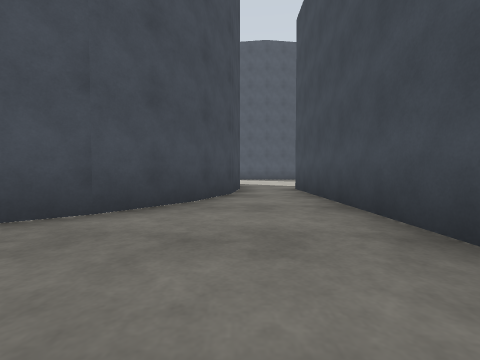
View 1 (above)

24 first-person views from a walk through a robot-simulator world made for Gazebo. The camera is 0.94 m above the floor, tilts 2° down and sees 90° across. The floor is counted in squares, 2 m on a side. Each view is taken from the middle of a square. On the plan, view 1 faces up. The plan holds only what a view shows up to about 9 squares ahead; the rest is blank. The place goes on beyond the plan.

View 2
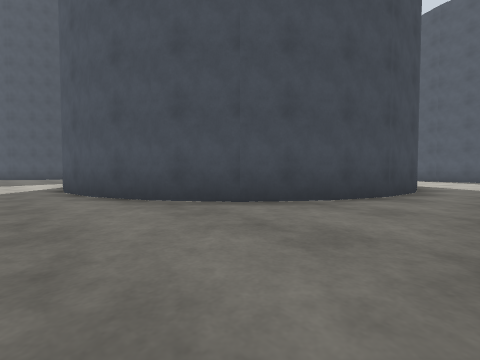

View 3
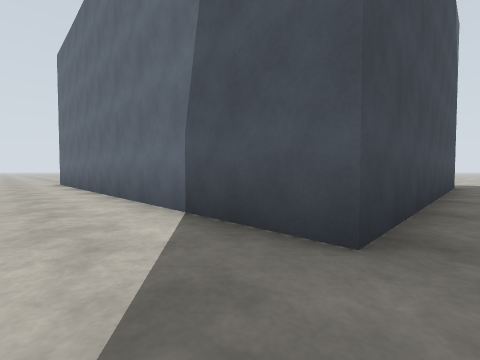

View 4
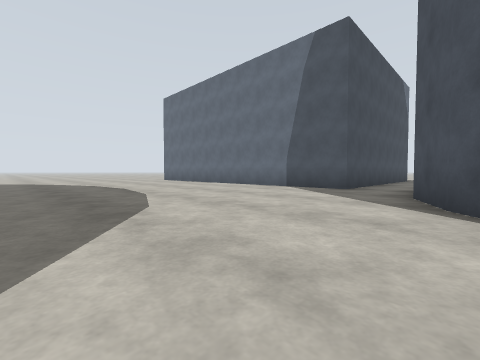

View 5
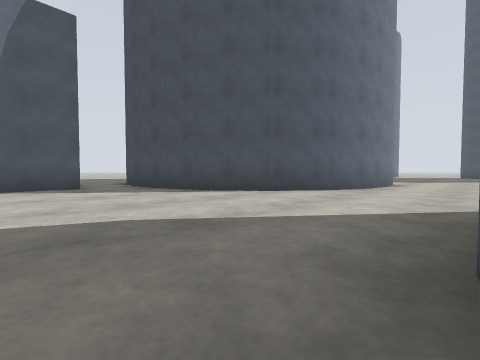

View 6
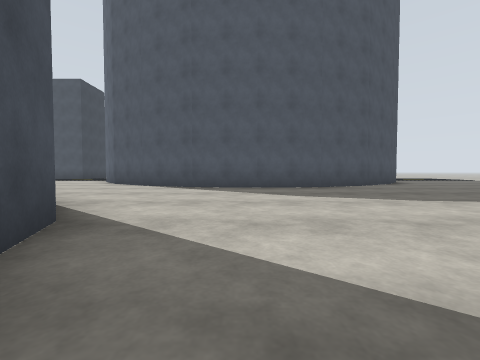

View 7
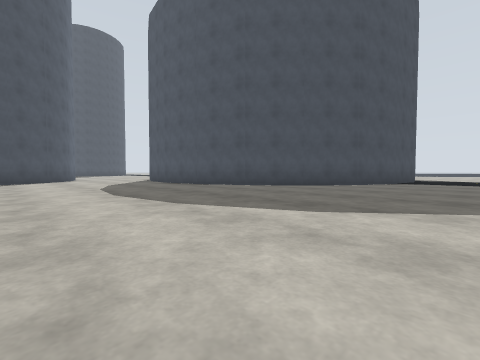

View 8
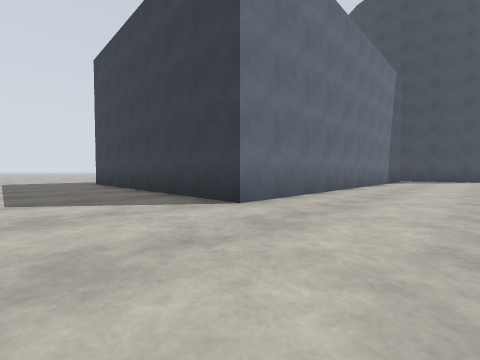

View 9
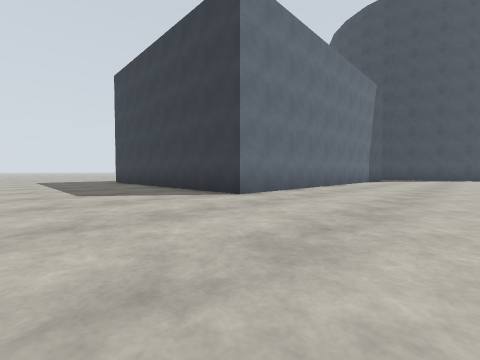

View 10
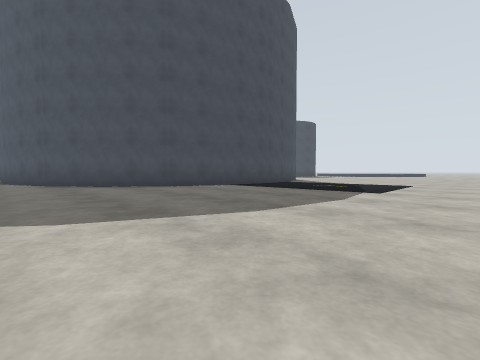

View 11
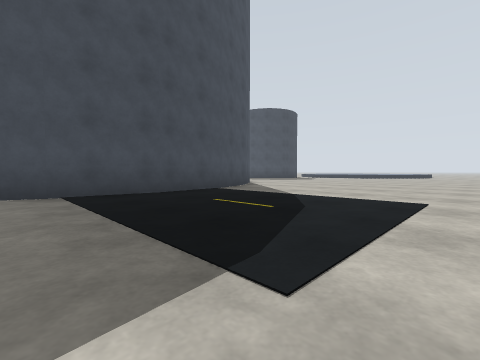

View 12
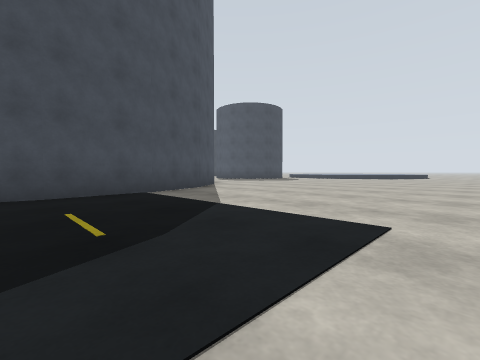

View 13
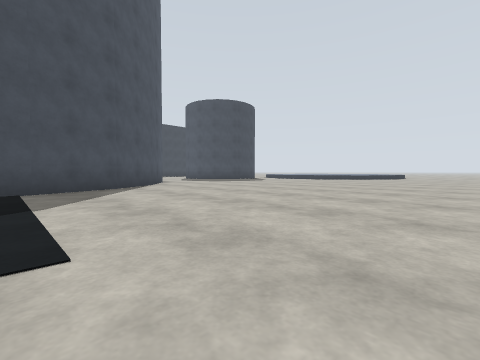

View 14
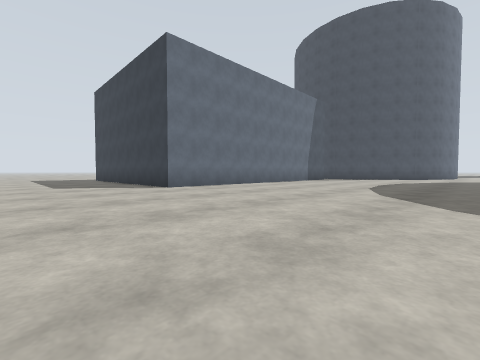

View 15
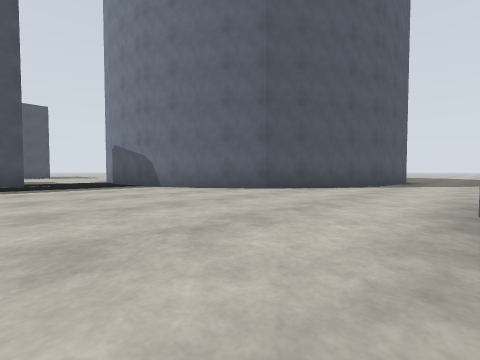

View 16
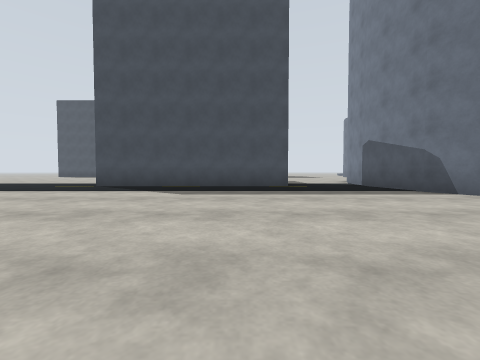

View 17
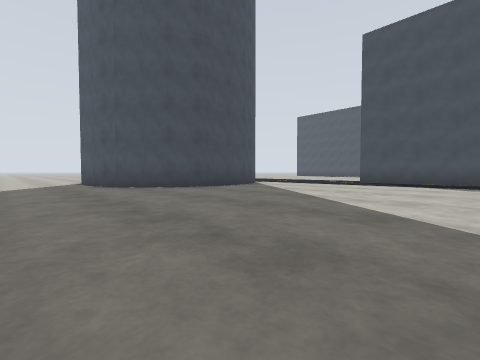

View 18
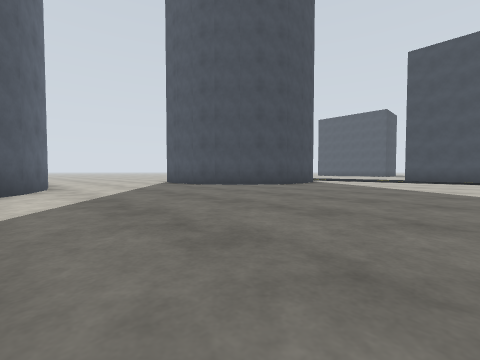

View 19
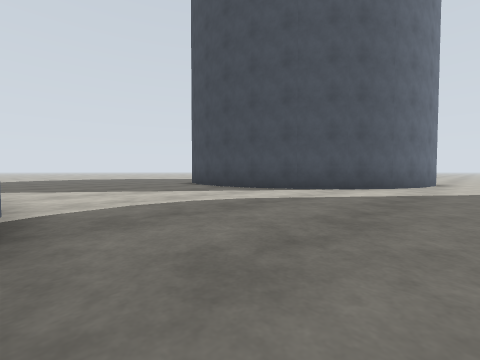

View 20
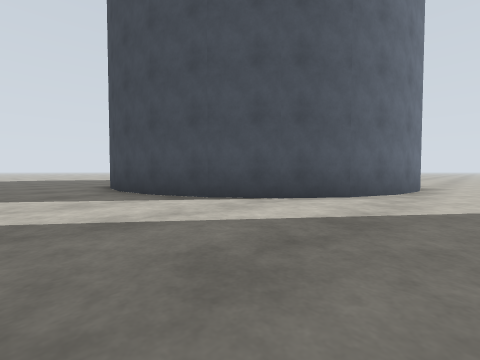

View 21
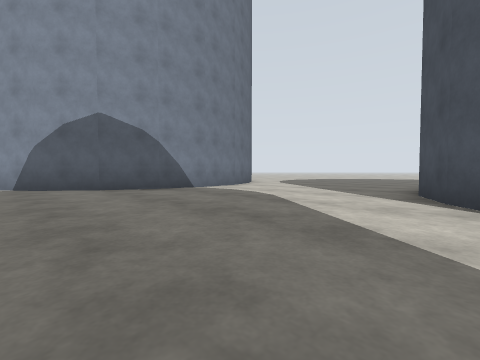

View 22
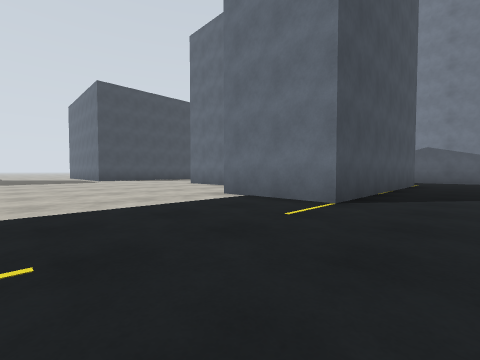

View 23
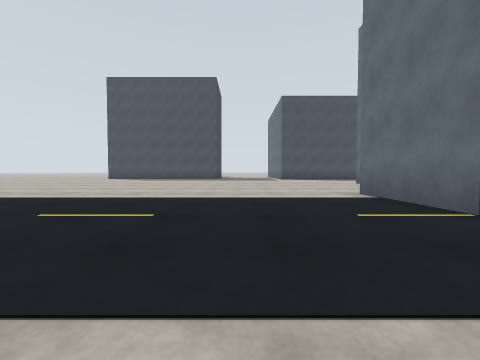

View 24
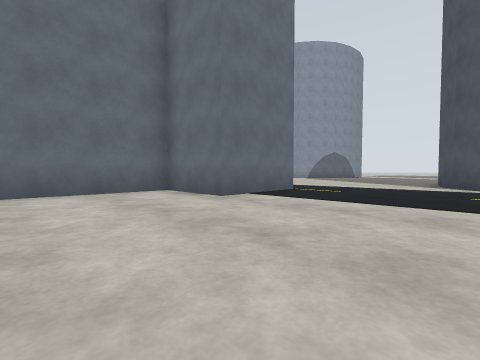

### Floor plan
Key: @ floor where view 1 was taken; . floor; C grey cylinder; B grey box.
Columns run from 23 left of view 1 to 15 right of it. Each row starts with its distance up from view 1.
 27 ...........B                 C.........
 26 ...........B                  C........
 25 ...........B                   C.......
 24  ........BBB                   C.......
 23   .......B     ...C            C.......
 22    ......BBBBBB..C              C......
 21     .............C              C......
 20      .............C            C.......
 19      C............C            C.......
 18      C............C            C.......
 17       C............C          C........
 16       C.............C        C.........
 15      C...............CCC  CCC..........
 14     CC..................CC.............
 13  .CC......... .........................
 12 ............. ...CC....................
 11 ...............CC  CC..................
 10 ..............C      C.................
  9 ..C..........C        C................
  8  C CCC.......C        C................
  7      CC.....C          C...............
  6       C.....C          C.BBBBBBBBBB....
  5       C......C        C..B        B....
  4        C.....C        C..B        B....
  3       C......        C...B        B....
  2       C......      CC....B        B....
  1        ..........CC......B        B....
  0        ................@.B        B....

Positions as (right, up) in squares from view 1, and headings:
1: (0, 0), facing up
2: (1, 0), facing up-left
3: (1, 8), facing down-right
4: (-1, 13), facing down-right
5: (3, 14), facing down-left
6: (1, 7), facing up
7: (11, 9), facing up-left
8: (14, 9), facing down-left
9: (15, 10), facing down-left
10: (15, 14), facing up-left
11: (14, 19), facing up-left
12: (14, 21), facing up-left
13: (15, 23), facing up-left
14: (15, 13), facing down-left
15: (-9, 12), facing up-right
16: (-10, 14), facing up
17: (-11, 11), facing up-left
18: (-12, 8), facing up-left
19: (-11, 10), facing down-left
20: (-14, 10), facing down-left
21: (-17, 11), facing down-right
22: (-18, 20), facing up-right
23: (-17, 19), facing up
24: (-18, 27), facing down-right
